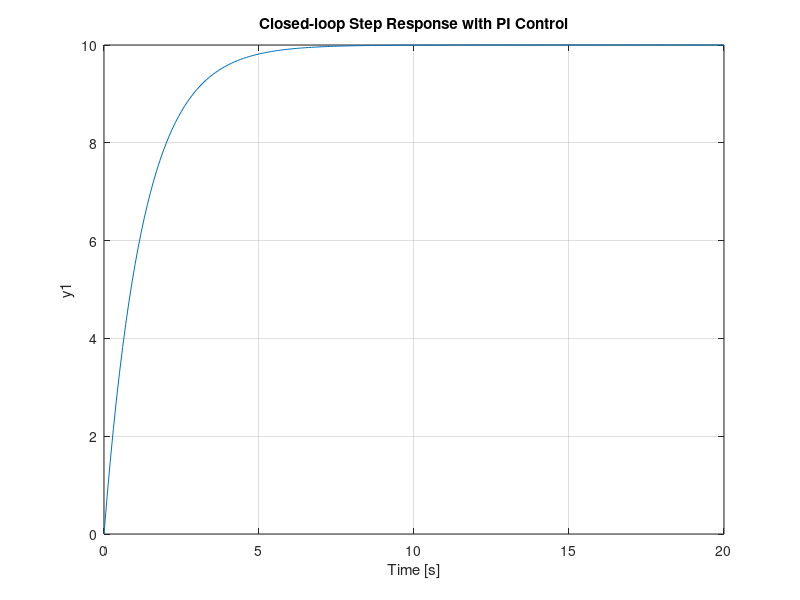
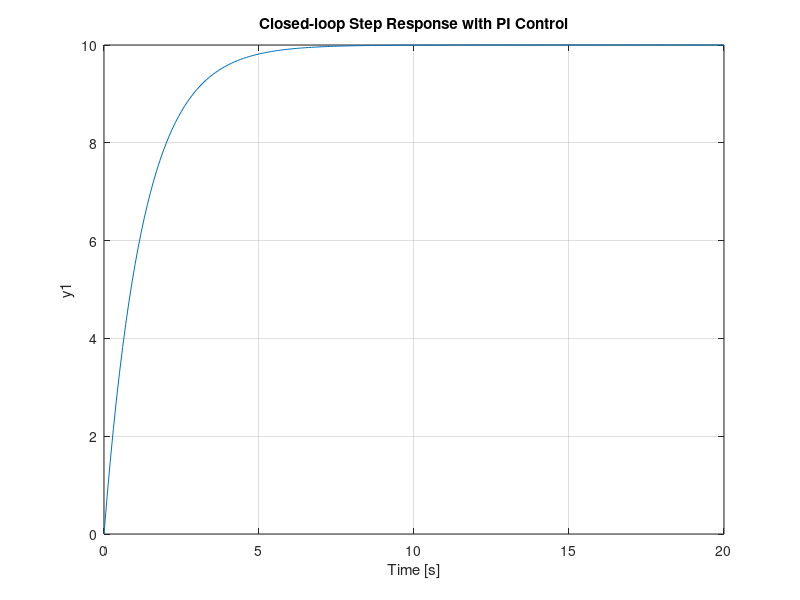

The MATLAB source for these figures, in order: (Note: this script raises an error after producing the figures.)
%% Parameters for the car model
m = 1000;  % vehicle mass (kg)
b = 50;  % damping coefficient (N.s/m)
r = 10;  % reference speed (m/s)

%% Transfer function
s = tf('s');
P_cruise = 1/(m*s + b);

%% PI Control
Kp = 800;
Ki = 40;
C = pid(Kp,Ki);
T = feedback(C*P_cruise,1);

t = 0:0.1:20;
step(r*T,t)
axis([0 20 0 10])
title('Closed-loop Step Response with PI Control')
saveas(gcf, 'figures/9-closed-step-PI-40.fig');
saveas(gcf, 'plots/9-closed-step-PI-40.jpg');

%% PI poles/zeros
pole(T)
pzmap(T);
axis([-1 1 -1 1])

%% PI time parameters
stepinfo(T)
damp(T)